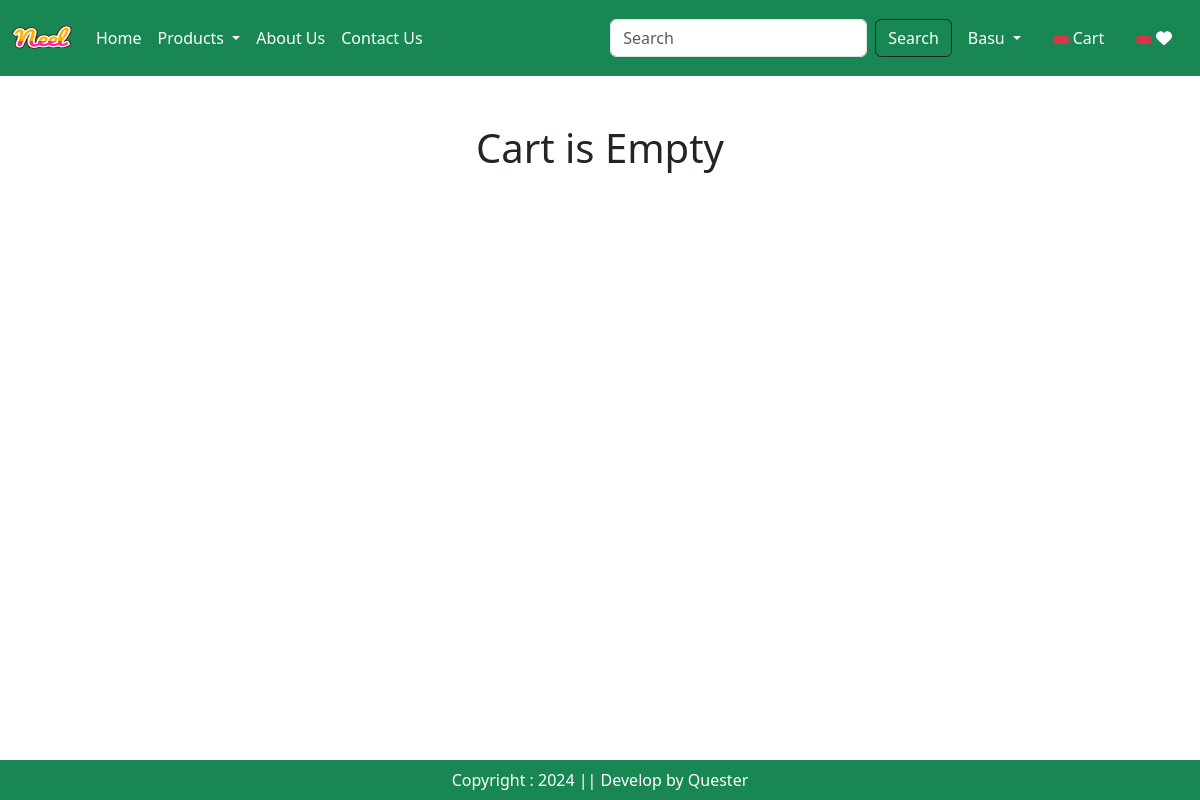
The app's page /cart/ (signed in), older data.
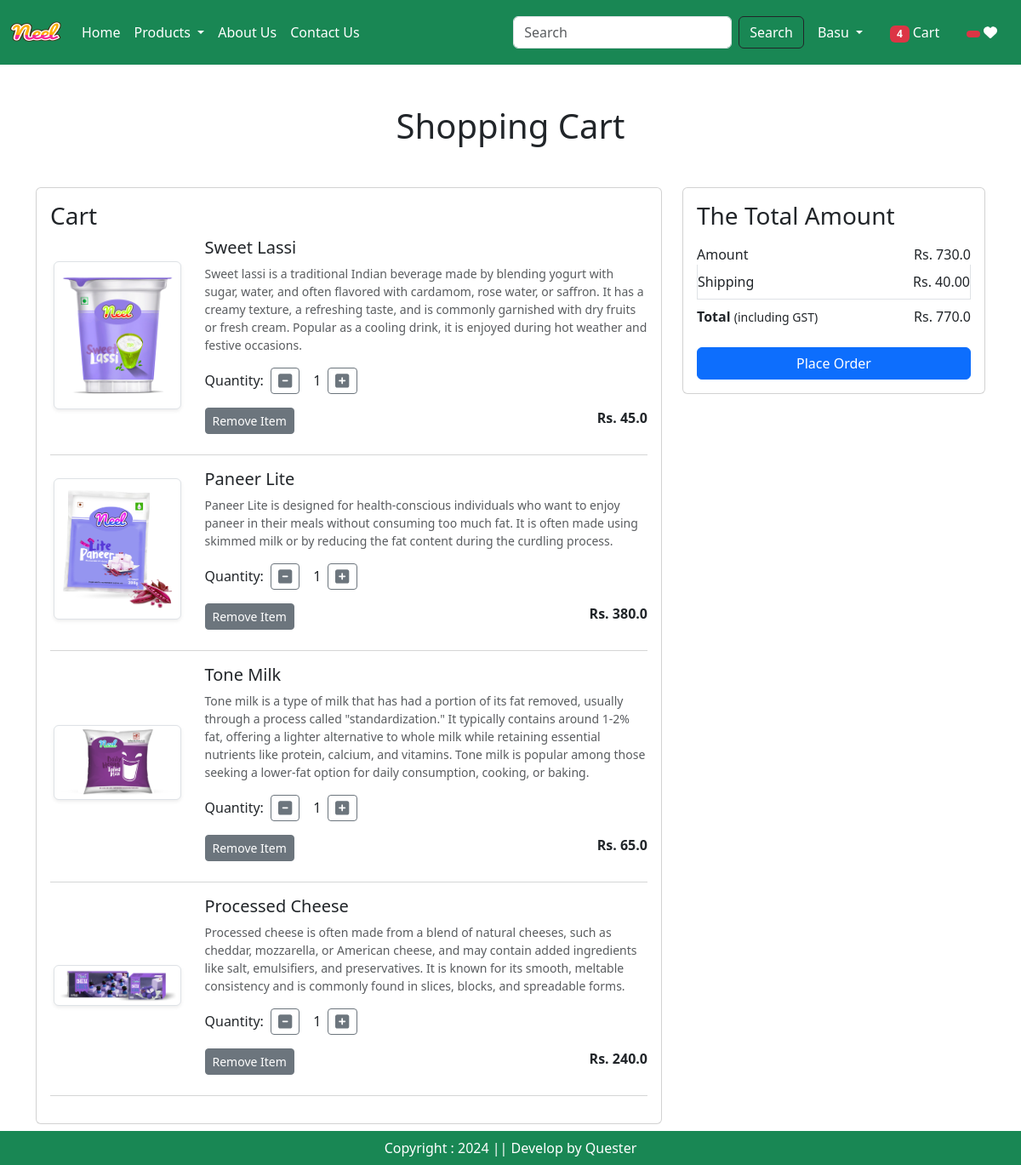
The same page, newer data.
### app/models.py (models this page shows, shortened)
class Cart(models.Model):
  user = models.ForeignKey(User, on_delete=models.CASCADE)
  product = models.ForeignKey(Product, on_delete=models.CASCADE)
  quantity = models.PositiveIntegerField(default=1)

class Product(models.Model):
  title = models.CharField(max_length=100)
  selling_price = models.FloatField()
  discounted_price = models.FloatField()
  description = models.TextField()
  composition = models.TextField(default='')
  prodapp = models.TextField(default='')
  category = models.CharField(choices=CATEGORY_CHOICES, max_length=2)
  product_image = models.ImageField(upload_to='product')

### app/views.py (the view)
# urls.py: path('cart/', views.show_cart, name='showCart'),
@login_required
def show_cart(request):
  user = request.user
  cart = Cart.objects.filter(user=user)
  amount = 0
  for p in cart:
    value = p.quantity * p.product.discounted_price
    amount = amount + value
  totalamount = amount + 40
  totalitem = 0
  wishlist = 0
  if request.user.is_authenticated:
    totalitem = len(Cart.objects.filter(user=request.user))
    wishlist = len(Wishlist.objects.filter(user=request.user))
  return render(request, 'app/addToCart.html',locals())

### app/templates/app/addToCart.html (shortened to what this page needs)
{% extends "app/base.html" %}
{% load static %}
{% block main-content %}
<div class="container my-5">
  <div class="row">
      {% if cart %}
          <h1 class="text-center mb-5">Shopping Cart</h1>
          <div class="col-md-8">
              <div class="card">
                  <div class="card-body">
                      <h3>Cart</h3>
                      {% for item in cart %}
                      <div class="row mb-4">
                          <div class="col-sm-3 text-center align-self-center">
                              <img src="{{ item.product.product_image.url }}" alt="productImage" class="img-fluid img-thumbnail shadow-sm" height="150" width="150" />
                          </div>
                          <div class="col-sm-9">
                              <h5>{{ item.product.title }}</h5>
                              <p class="mb-2 text-muted small">{{ item.product.description }}</p>
                              <div class="d-flex align-items-center my-3">
                                  <label for="quantity" class="me-2">Quantity:</label>
                                  <a class="minus-cart btn btn-sm btn-outline-secondary me-2" pid="{{ item.product.id }}">
                                      <i class="fas fa-minus-square fa-lg"></i>
                                  </a>
                                  <span id="quantity" class="mx-2">{{ item.quantity }}</span>
                                  <a class="plus-cart btn btn-sm btn-outline-secondary" pid="{{ item.product.id }}">
                                      <i class="fas fa-plus-square fa-lg"></i>
                                  </a>
                              </div>
                              <div class="d-flex justify-content-between">
                                  <a href="#" class="remove-cart btn btn-sm btn-secondary mr-3" pid="{{ item.product.id }}">Remove Item</a>
                                  <p class="mb-0"><strong>Rs. {{ item.product.discounted_price }}</strong></p>
                              </div>
                          </div>
                      </div>
                      <hr class="text-muted">
                      {% endfor %}
                  </div>
              </div>
          </div>
          <div class="col-md-4">
              <div class="card">
                  <div class="card-body">
                      <h3>The Total Amount</h3>
                      <ul class="list-group">
                          <li class="list-group-item d-flex justify-content-between align-items-center border-0 px-0 pb-0">
                              Amount <span id="amount">Rs. {{ amount }}</span>
                          </li>
                          <li class="list-group-item d-flex justify-content-between align-items-center px-0">
                              Shipping <span>Rs. 40.00</span>
                          </li>
                          <li class="list-group-item d-flex justify-content-between align-items-center border-0 px-0 mb-3">
                              <div>
                                  <strong>Total</strong> <small>(including GST)</small>
                              </div>
                              <span id="totalamount">Rs. {{ totalamount }}</span>
                          </li>
                      </ul>
                      <div class="d-grid">
                          <a href="{% url 'checkout' %}" class="btn btn-primary">Place Order</a>
                      </div>
                  </div>
              </div>
          </div>
      {% else %}
          <h1 class="text-center mb-5">Cart is Empty</h1>
      {% endif %}
  </div>
</div>
{% endblock main-content %}

### app/templates/app/base.html (shortened to what this page needs)
<!DOCTYPE html>
{% load static %}
<html lang="en">
<head>
    <link
        href="https://cdn.jsdelivr.net/npm/bootstrap@5.3.3/dist/css/bootstrap.min.css"
        rel="stylesheet"
    />
    <link rel="stylesheet" href="{% static 'app/css/owl.carousel.min.css' %}" />
    <link rel="stylesheet" href="{% static 'app/css/all.min.css' %}" />
    <link rel="stylesheet" href="{% static 'app/css/style.css' %}" />
</head>
<body>
    <nav class="navbar navbar-expand-lg navbar-dark bg-success">
        <div class="container-fluid">
            <a class="navbar-brand" href="#">
              <img src="{%static "app/images/neel.png"%}" width="60" height="50" />
            </a>
            <div class="collapse navbar-collapse" id="navbarSupportedContent">
                <ul class="navbar-nav me-auto mb-2 mb-lg-0">
                    {% if request.user.is_authenticated %}
                    <li class="nav-item">
                        <a class="nav-link active" aria-current="page" href="/">Home</a>
                    </li>
                    <li class="nav-item dropdown">
                      <a class="nav-link dropdown-toggle text-white" href="#" role="button" data-bs-toggle="dropdown" aria-expanded="false">
                          Products
                      </a>
                  </li>
                    <li class="nav-item">
                        <a class="nav-link text-white" href="{% url "about" %}">About Us</a>
                    </li>
                    <li class="nav-item">
                        <a class="nav-link text-white" href="{% url "contact" %}">Contact Us</a>
                    </li>
                </ul>
                <form class="d-flex" role="search" action="/search">
                    <input class="form-control me-2" type="search" placeholder="Search" name="search" aria-label="Search">
                    <button class="btn btn-outline-dark text-white" type="submit">Search</button>
                </form>
            </div>
            <ul class="navbar-nav me-auto mb-2 mb-lg-0">
              <li class="nav-item dropdown mx-2">
                <a class="nav-link dropdown-toggle text-white" href="#" role="button" id="profileDropdown" data-bs-toggle="dropdown" aria-expanded="false">
                    {{request.user.username}}
                </a>
            </li>
            <li class="nav-item mx-2">
              <a href="{% url "showCart" %}" class="nav-link text-white">       <span class="badge bg-danger">
                {% if totalitem > 0 %}
                    {{totalitem}}
                {% endif %}
              </span>
            Cart
            </a>
            </li>
            <li class="nav-item mx-2">
              <a href="{% url "showwishlist" %}" class="nav-link text-white">
                <span class="badge bg-danger">
                  </span>
                  <i class="fa fa-heart"></i>
              </a>
            </li>
            {% endif %}
            </ul>
        </div>
    </nav>
    {% block main-content %}{% endblock main-content %}
    <footer class="container-fluid bg-success text-center text-white fixed-bottom p-2 mt-5">
        Copyright : 2024 || Develop by Quester
    </footer>
</body>
</html>

Row changes from the older to the newer data that the page shows:
added Cart: product.product_image (picture), product "Sweet Lassi", product.description "Sweet lassi is a traditional Indian beverage made by blending yogurt with sugar, water, and often flavored with cardamom, rose water, or saffron. It has a creamy texture, a refreshing taste, and is commonly garnished with dry fruits or fresh cream. Popular as a cooling drink, it is enjoyed during hot weather and festive occasions.", quantity "1", product.discounted_price "45.0"
added Cart: product.product_image (picture), product "Paneer Lite", product.description "Paneer Lite is designed for health-conscious individuals who want to enjoy paneer in their meals without consuming too much fat. It is often made using skimmed milk or by reducing the fat content during the curdling process.", quantity "1", product.discounted_price "380.0"
added Cart: product.product_image (picture), product "Tone Milk", product.description "Tone milk is a type of milk that has had a portion of its fat removed, usually through a process called \"standardization.\" It typically contains around 1-2% fat, offering a lighter alternative to whole milk while retaining essential nutrients like protein, calcium, and vitamins. Tone milk is popular among those seeking a lower-fat option for daily consumption, cooking, or baking.", quantity "1", product.discounted_price "65.0"
added Cart: product.product_image (picture), product "Processed Cheese", product.description "Processed cheese is often made from a blend of natural cheeses, such as cheddar, mozzarella, or American cheese, and may contain added ingredients like salt, emulsifiers, and preservatives. It is known for its smooth, meltable consistency and is commonly found in slices, blocks, and spreadable forms.", quantity "1", product.discounted_price "240.0"
Text that changed along with them:
{{ totalitem }}: (not shown) → "4"
{{ amount }}: (not shown) → "730.0"
{{ totalamount }}: (not shown) → "770.0"
text no longer shown: "Cart is Empty"
text now shown: "Shopping Cart Cart The Total Amount Amount Rs. Shipping Rs. 40.00 Total (including GST) Rs. Place Order"
